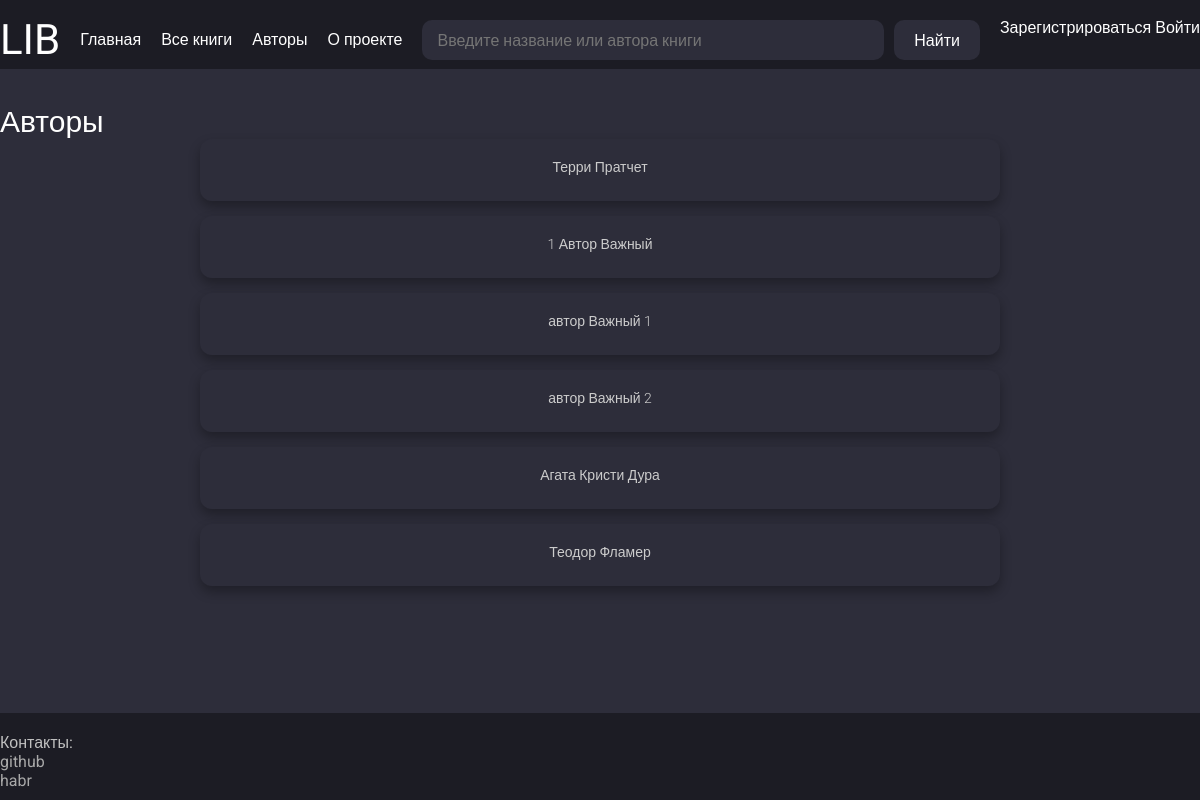
Page /authors on the earlier database version.
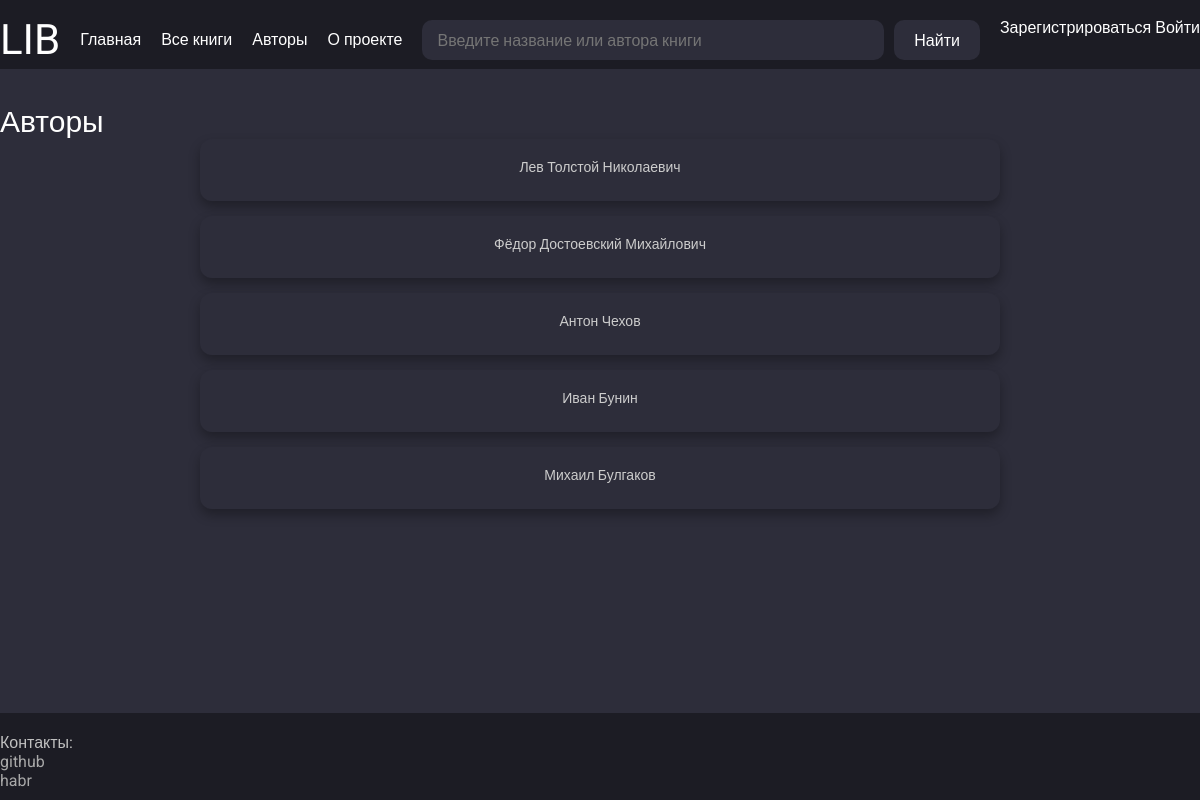
Same page on the later database version.
### app/models.py (models this page shows, shortened)
class Author(db.Model):
    __tablename__ = "authors"
    id = sa.Column(sa.Integer, primary_key=True, autoincrement=True)
    name = sa.Column(sa.String(50), nullable=False, index=True)
    surname = sa.Column(sa.String(50), nullable=False, index=True)
    patronymic = sa.Column(sa.String(75), nullable=True)
    books = so.relationship("Book", secondary=authors_books, back_populates="authors")

### app/routes.py (the view)
@app.route("/authors")
def authors_list():
    params = {"title": "Авторы",
              "authors": get_all_authors(),
              "local_css_file": "reviews.css"}
    return render_template("all_authors.html", **params)

### app/services.py (called while the page is built)
def get_all_authors():
    return db.session.query(Author).all()

### app/templates/all_authors.html (shortened to what this page needs)
{% extends "base.html" %}
{% block content %}
<div class="user-reviews-page">
    <div class="reviews-list">
    {% for author in authors %}
        <div class="review-card">
            <p class="review-book-title"><a href="{{ url_for('author_detail', author_id=author.id) }}">
                {{ author.name }} {{ author.surname }} {% if author.patronymic %} {{ author.patronymic}} {% endif %}
            </a></p>
        </div>
    {% endfor %}
    </div>
    </div>
{% endblock %}

Differences in the rows shown:
removed Author: name "Терри", surname "Пратчет"
removed Author: name "1", surname "Автор", patronymic "Важный"
removed Author: name "автор", surname "Важный", patronymic "2"
removed Author: name "Агата", surname "Кристи", patronymic "Дура"
removed Author: name "Теодор", surname "Фламер"
added Author: name "Лев", surname "Толстой", patronymic "Николаевич"
added Author: name "Фёдор", surname "Достоевский", patronymic "Михайлович"
changed Author: name "автор" → "Антон"; surname "Важный" → "Чехов"; patronymic "1" → (not shown)
added Author: name "Иван", surname "Бунин"
added Author: name "Михаил", surname "Булгаков"
